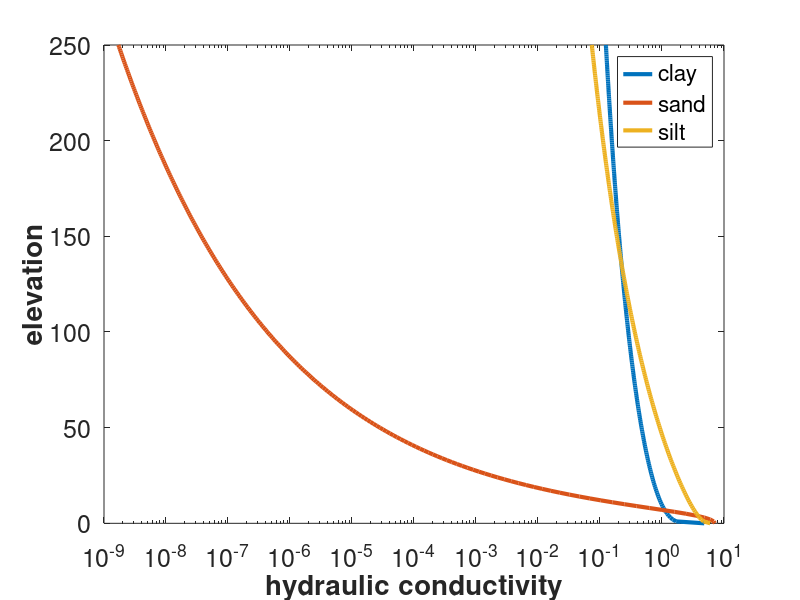

The MATLAB script that drew this image:
clear;
n=[1.09 2.68 1.37];
a=[0.008 0.145 0.016];
psi=0:250;
water_s=[0.38 0.43 0.46];
water_r=[0.068 0.045 0.034];
ks=[4.8 7.13 6];
m=1-1./n;
Se=zeros(3,length(psi));
water=zeros(3,length(psi));
kr=zeros(3,length(psi));
for i=1:3
    for j=1:251
        Se(i,j)=(1+abs(a(i)*psi(j))^n(i))^-m(i);
        water(i,j)=(water_s(i)-water_r(i))*Se(i,j)+water_r(i);
        kr(i,j)=Se(i,j)^2*(1-(1-Se(i,j)^(1/m(i)))^m(i));
    end
end

%plot(water,psi,'LineWidth',3);
semilogx(kr(1,:)*ks(1),psi,'LineWidth',3);hold on;
semilogx(kr(2,:)*ks(2),psi,'LineWidth',3);
semilogx(kr(3,:)*ks(3),psi,'LineWidth',3);
set(gca,'fontsize',18);
xlabel('hydraulic conductivity','FontSize',20,'FontWeight','bold');
ylabel('elevation','FontSize',20,'FontWeight','bold');
legend('clay','sand','silt','Location','NorthEast');
%title({'Reactive model fitting';'for upper soil 66% soil moisture'},'FontSize',22,'FontWeight','bold');